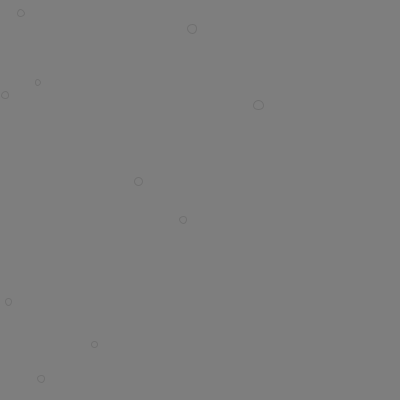
Frame 1 (no input)
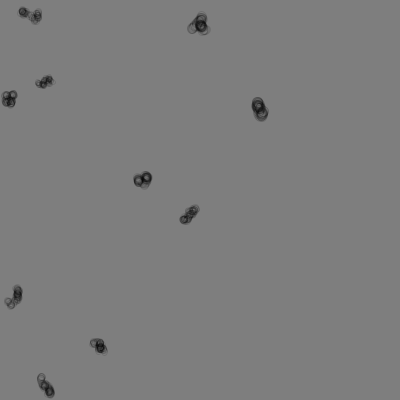
Frame 60 (the mouse pressed at the canvas centre just before this capture)
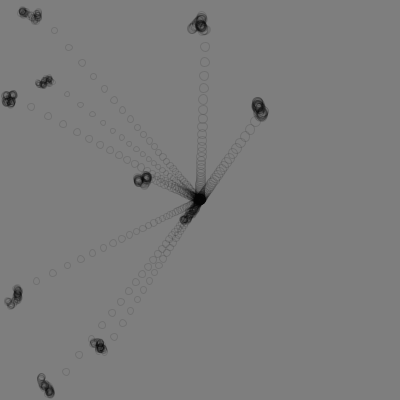
Frame 120 (the mouse held since frame 60 and released just before this capture)

The Processing sketch that drew these frames (run headless with seeded random() and noise(); from frame 60 on, the mouse is pressed at the canvas centre):

// Processing sketch: processing_146522
// ── processing_146522.pde

/*Tarea 4
Referencias de codigo de Chris Martin*/
Particle p[] = new Particle[10];
 
void setup() {
  size( 400, 400);    
  background(126);    
   

  for (int i=0;i<p.length;i++) {
    
    p[i]=new Particle();
  }
  
  noFill();
}
 
void draw() {
 
   
 
  for (int i=0;i<p.length;i++) {
    p[i].move();
  }
}
 

class Particle {
 
  float xPos=0; 
  float yPos=0;
  float d=0;
 

  public Particle() {

    xPos = random(width);
    yPos = random(height);
    d=random(5, 10);
  }
 
  public void  move() {
    stroke(0,0,0,30);         
   
 
    
    if (dist(mouseX, mouseY, xPos, yPos) <3*d || mousePressed) {
 
     
      float xDist = mouseX-xPos;
      float yDist = mouseY-yPos;
 
      
      float xMove = map(xDist, 0, 100, 0, 10);
      float yMove = map(yDist, 0, 100, 0, 10);
 
     
      xPos+=xMove;
      yPos+=yMove;
    }
    else {
     
      xPos+=random(-1, 1.4);
      yPos+=random(-2, 2);
    }
    
    ellipse(xPos, yPos, d, d);
  }
}
